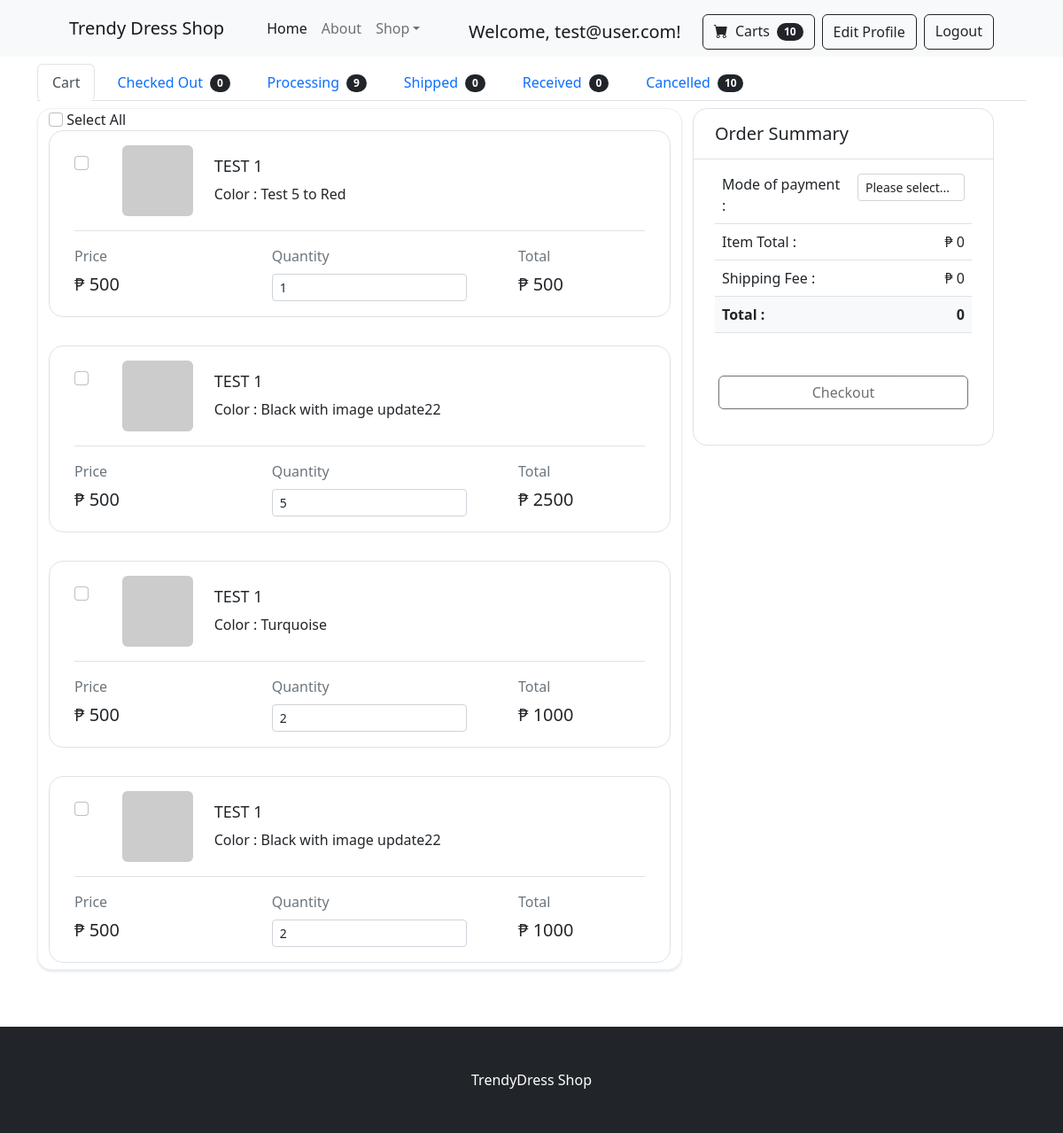
/customer-cart.php (signed in), run on an earlier commit of the app's database.
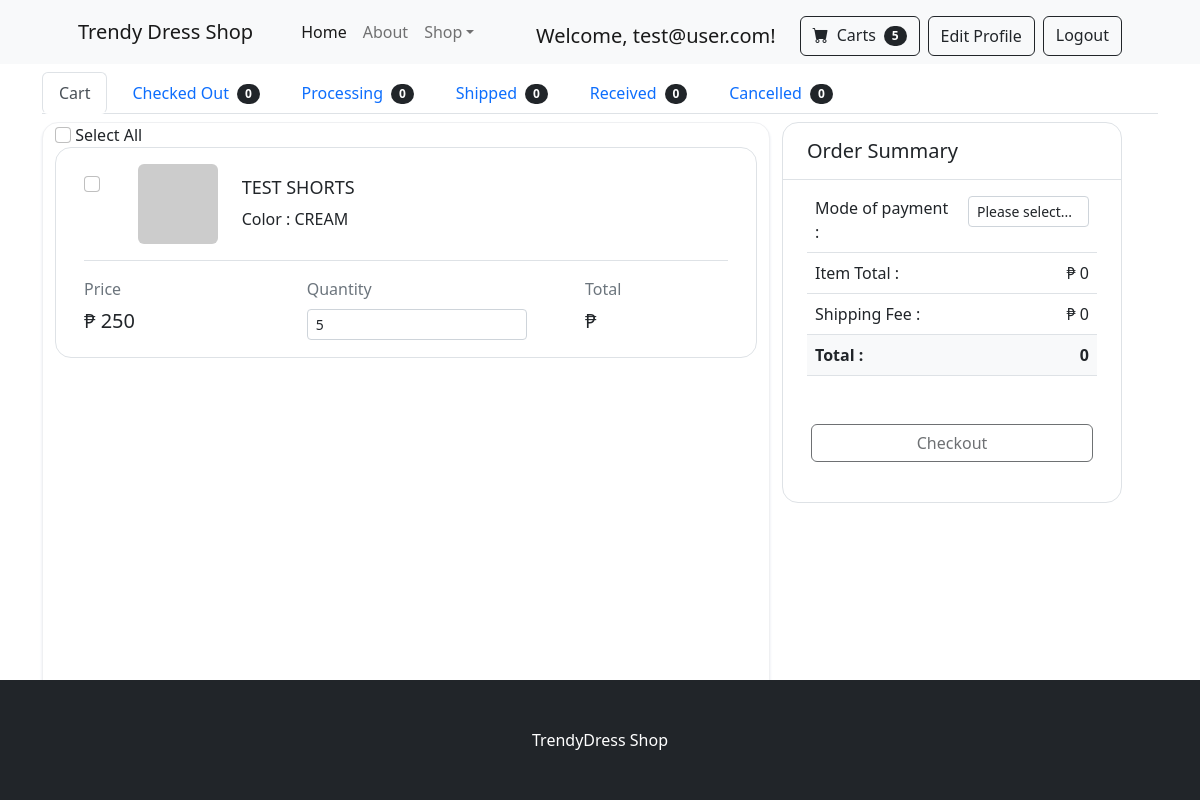
And on a later commit of the database.
### tables this page shows
CREATE TABLE `carts` (
  `id` int NOT NULL,
  `customer_id` int DEFAULT NULL,
  `product_id` int DEFAULT NULL,
  `color_id` int NOT NULL,
  `total_price` int DEFAULT NULL,
  `quantity` int DEFAULT '0',
  `status` int NOT NULL DEFAULT '0',
  `created_at` varchar(199) DEFAULT NULL,
  `updated_at` varchar(199) DEFAULT NULL,
  `deleted_at` varchar(199) DEFAULT NULL
);

CREATE TABLE `products` (
  `id` int NOT NULL,
  `category_id` int DEFAULT NULL,
  `name` varchar(255) DEFAULT NULL,
  `description` text,
  `price` int DEFAULT NULL,
  `color` varchar(11) DEFAULT NULL,
  `created_at` varchar(191) DEFAULT NULL,
  `updated_at` varchar(191) DEFAULT NULL,
  `deleted_at` varchar(191) DEFAULT NULL,
  `created_by` int DEFAULT NULL
);

CREATE TABLE `product_colors` (
  `id` int NOT NULL,
  `product_id` int DEFAULT NULL,
  `name` varchar(255) DEFAULT NULL,
  `code` text,
  `stock_qty` int NOT NULL DEFAULT '0',
  `image` text,
  `created_at` varchar(191) DEFAULT NULL,
  `updated_at` varchar(191) DEFAULT NULL,
  `deleted_at` varchar(191) DEFAULT NULL,
  `created_by` int NOT NULL,
  `updated_by` int NOT NULL
);

### models/Model.php (called while the page is built, shortened)
<?php
class Model
{
    protected $host = "";
    protected $database = "";
    protected $username = "";
    protected $password = "";
    protected $pdo;
    protected $stmt;
    public function __construct(){
        $dotenv = Dotenv\Dotenv::createImmutable(__DIR__);
        $this->host =  $_ENV['DB_HOST'];
        if($_ENV['APP_ENV'] == 'dev'){
            $this->database =  $_ENV['DEV_DB_DATABASE'];
            $this->username =  $_ENV['DEV_DB_USERNAME'];
            $this->password =  $_ENV['DEV_DB_PASSWORD'];
        }else{
            $this->database =  $_ENV['DB_DATABASE'];
            $this->username =  $_ENV['DB_USERNAME'];
            $this->password =  $_ENV['DB_PASSWORD'];
        }
    }
    public function connect(){
        try {
            $this->pdo = new PDO("mysql:host={$this->host};dbname={$this->database};charset=utf8","{$this->username}","{$this->password}");
            $this->pdo->setAttribute(PDO::ATTR_ERRMODE, PDO::ERRMODE_EXCEPTION);
            $this->pdo->setAttribute(PDO::ATTR_DEFAULT_FETCH_MODE, PDO::FETCH_ASSOC);
        } catch (PDOException $e) {
            echo $e->getMessage();
        }
    }
    public function setQuery($qry){
        $this->qry = $qry;
        $this->stmt = $this->pdo->query($this->qry);
        return $this;
    }
    public function getAll(){
        try {
            return $this->stmt->fetchAll();
        } catch (PDOException $e) {
            return $e->getMessage();
        }
    }
}

### models/Cart.php (called while the page is built, shortened)
<?php
Class Cart extends Model {
    public static function getCustomerCartItems($customer_id){
        $instance = new self;
        $dataCarts = $instance->setQuery("
            SELECT
                C.*,
                CM.first_name,
                CM.last_name,
                P.name AS product_name,
                PC.name as color,
                PC.image,
                P.price
            FROM carts AS C
            LEFT JOIN customers AS CM ON CM.id = C.customer_id
            INNER JOIN products AS P ON P.id = C.product_id
            INNER JOIN product_colors AS PC ON C.color_id = PC.id
            WHERE  C.customer_id = $customer_id
            AND C.status = 0
            ORDER BY P.created_at DESC
        ")->getAll();
        return $dataCarts;
    }
}

### customer-cart-cards.php (the view, shortened to what the rows shown need)
<?php
function generateCartCards($cart, $key, $img_link){
    $product_name = $cart['product_name'];
    $color = $cart['color'];
    $price = $cart['price'];
    $quantity = $cart['quantity'];
    $total_price = $cart['total_price'];
    echo '
        <div class="container mb-2">
            <div class="row">
                <div class="card border shadow-none">
                    <div class="card-body">
                        <div class="d-flex align-items-start border-bottom pb-3">
                        <div class="mt-2 col-md-1">
                            <input class="form-check-input" type="checkbox" name="cartCheckbox" onClick="calculateSubtotal()">
                        </div>
                            <div class="me-4"  >
                                <img src="'.$img_link.'" alt="'.$product_name.'"  class="avatar-lg rounded">
                            </div>
                            <div class="flex-grow-1 align-self-center overflow-hidden">
                                <div>
                                    <h5 class="text-truncate font-size-18"><a href="#" class="text-dark">'.$product_name.'</a></h5>
                                    <p class="mb-0 mt-1">Color : <span class="fw-medium">'.$color.'</span></p>
                                </div>
                            </div>
                            <div class="flex-shrink-0 ms-2">
                                <ul class="list-inline mb-0 font-size-16">
                                    <li class="list-inline-item">
                                        <a href="#" class="text-muted px-1">
                                        </a>
                                    </li>
                                </ul>
                            </div>
                        </div>
                        <div>
                            <div class="row">
                                <div class="col-md-4">
                                    <div class="mt-3">
                                        <p class="text-muted mb-2">Price</p>
                                        <h5 class="mb-0 mt-2" >₱ <span id="price-id-'.$key.'" name="price"> '.$price.' </span> </h5>
                                    </div>
                                </div>
                                <div class="col-md-5">
                                    <div class="mt-3">
                                        <p class="text-muted mb-2">Quantity</p>
                                        <div class="d-inline-flex">
                                        <input class="form-control form-control-sm" id="quantity-id-'.$key.'" type="number" min="1" value="'.$quantity.'" name="quantity" oninput="updateQuantity(this, '.$price.', total'.$key.', '.$key.')"">
                                        </div>
                                    </div>
                                </div>
                                <div class="col-md-3">
                                    <div class="mt-3">
                                        <p class="text-muted mb-2">Total</p>
                                        <h5 >₱ <span id="total-id-'.$key.'">'.$total_price.'</span></h5>
                                    </div>
                                </div>
                            </div>
                        </div>
                    </div>
                </div>
            </div>
        </div>
    ';
}

### customer-cart-cart-tab.php (shortened to what the rows shown need)
<div class="row container" id="cart-item-container" >
        <div class=" card col-md-8 mt-2" >
        <?php if( isset($cartItems) ){?>
        <form id="checkout-form">
            <div class="card-text" style="height: 74vh ; overflow-y:auto !important; overflow:auto;">
                <?php foreach ($cartItems as $key => $cart) { ?>
                    <?php
                        $img_link = getImageLink($cart['image']);
                        generateCartCards($cart, $key, $img_link);
                    ?>
            <?php }?>
            </div>
            </div>
        <div class="col-md-4 mt-2">
            <div class="mt-5 mt-lg-0">
                <div class="card border shadow-none">
                    <div class="card-body p-4 pt-2">
                        <div class="table-responsive">
                            <table class="table mb-0">
                                <tbody>
                                    <tr class="bg-light">
                                        <th>Total :</th>
                                    </tr>
                                </tbody>
                            </table>
                        </div>
                    </div>
                </div>
            </div>
        </div>
        <?php } else{ ?>
            <div style="height: 60vh"></div>
        <?php } ?>
    </div>
</div>

What changed in the data, as far as the page shows it:
removed carts: product.name "TEST 1", product_colors.name "Test 5 to Red", product.price "500", quantity "1", total_price "500"
removed carts: product.name "TEST 1", product_colors.name "Black with image update22", product.price "500", quantity "5", total_price "2500"
removed carts: product.name "TEST 1", product_colors.name "Turquoise", product.price "500", quantity "2", total_price "1000"
removed carts: product.name "TEST 1", product_colors.name "Black with image update22", product.price "500", quantity "2", total_price "1000"
added carts: product.name "TEST SHORTS", product_colors.name "CREAM", product.price "250", quantity "5"
Also different on the page:
$cartItemCount: "10" → "5"
$processingItemsCount: "9" → "0"
$cancelledItemsCount: "10" → "0"
